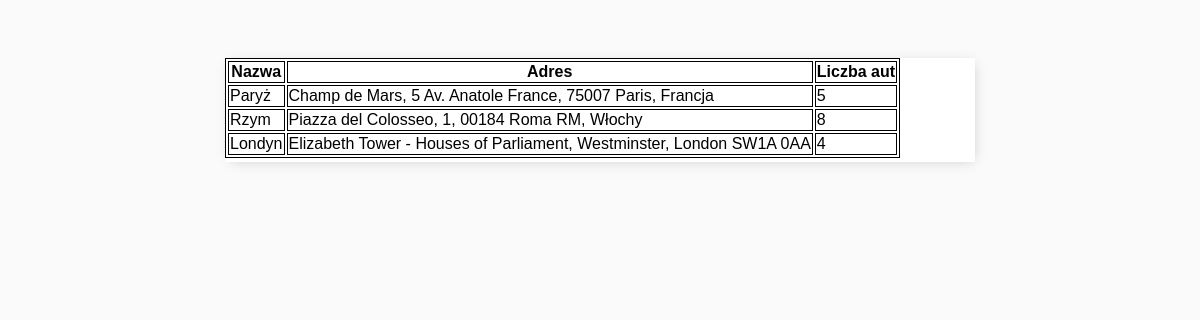
The page /rental (signed in) on the database its author committed.
### viewer/models.py (models this page shows, shortened)
class Rental(models.Model):
    name = models.CharField(max_length=30)
    address = models.CharField(max_length=120)
    number_of_cars = models.IntegerField()

### viewer/views.py (the view)
# urls.py: path('rental', RentalReadView.as_view(), name='rental'),
class RentalReadView(PermissionRequiredMixin, TemplateView):
    permission_required = 'viewer.view_rental'
    template_name = 'rental.html'
    extra_context = {'data': Rental.objects.all(), }

### viewer/templates/rental.html (shortened to what this page needs)
{% extends 'viewer/main.html' %}
{% block content %}
<html lang="en">
<head>
</head>
<body>
<table style="display: inline-block">
    <tr>
        <th>Nazwa</th>
        <th>Adres</th>
        <th>Liczba aut</th>
    </tr>
    {% for item in data %}
    <tr>
        <td> {{ item.name }} </td>
        <td> {{ item.address }} </td>
        <td> {{ item.number_of_cars }} </td>
    </tr>
    {% endfor %}
</table>
</body>
</html>
{% endblock content %}

### viewer/templates/viewer/main.html (style rules this page uses)
body { background-color: #FAFAFA; font-family: 'Nunito', sans-serif; padding-top: 50px }
h1, h2, h3, h4, h5, h6, { font-family: 'Raleway', sans-serif; }

### viewer/templates/rental.html (style rules this page uses)
table, th, td { border:1px solid black; }

### rows shown on the page
Rental: name "Paryż", address "Champ de Mars, 5 Av. Anatole France, 75007 Paris, Francja", number_of_cars "5"
Rental: name "Rzym", address "Piazza del Colosseo, 1, 00184 Roma RM, Włochy", number_of_cars "8"
Rental: name "Londyn", address "Elizabeth Tower - Houses of Parliament, Westminster, London SW1A 0AA", number_of_cars "4"
